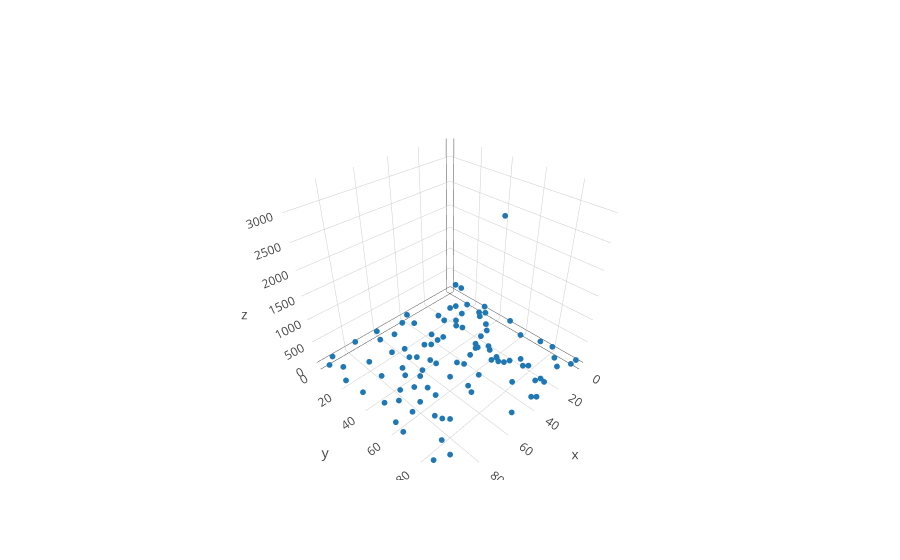

Source (notebook cell):
### Markdown cell above
Here, we take a sample of 25 percent of the above grid to "observe"

### Code cell
X_part, y_part = sim.rand_partial_grid(X, y, 0.25)
X_full, y_full, obs_idx, imag_idx = sim.fill_grid(X_part, y_part)

color = np.zeros(X_full.shape[0])
color[obs_idx] = 1.0
trace_partial_obs = go.Scatter3d(x = X_full[obs_idx, 0], y = X_full[obs_idx, 1],
                                 z= y[obs_idx], mode = 'markers', marker=dict(size = 2))
iplot([trace_partial_obs])

### Figure 1 — Plotly figure (JSON) as saved in the notebook; plotly's stock layout.template omitted (floating-point values rounded to 4 significant figures)
{"data": [{"marker": {"size": 2}, "mode": "markers", "type": "scatter3d", "x": [0, 0, 0, 0, 0, 0, 5, 5, 5, 5, 5, 5, 10, 10, 10, 10, 10, 15, 15, 20, 20, 25, 25, 25, 25, 25, 25, 25, 30, 30, 30, 30, 30, 30, 30, 30, 35, 35, 35, 40, 40, 40, 40, 40, 40, 45, 45, 45, 45, 50, 50, 50, 50, 50, 50, 50, 50, 55, 55, 55, 55, 60, 60, 60, 60, 60, 60, 65, 65, 65, 65, 65, 70, 70, 75, 75, 75, 75, 75, 80, 80, 80, 80, 80, 80, 80, 80, 85, 85, 90, 90, 90, 90, 90, 95, 95, 95, 95, 95, 95], "y": [5, 10, 30, 50, 80, 95, 20, 30, 35, 75, 85, 95, 15, 35, 40, 65, 90, 25, 45, 25, 45, 15, 20, 30, 35, 55, 70, 90, 50, 60, 65, 70, 80, 85, 90, 95, 70, 85, 95, 10, 25, 30, 55, 60, 95, 5, 10, 30, 75, 30, 45, 50, 55, 60, 70, 80, 90, 10, 40, 70, 95, 0, 25, 35, 50, 60, 85, 10, 20, 35, 45, 80, 35, 60, 0, 50, 55, 60, 75, 20, 30, 45, 50, 60, 70, 75, 90, 50, 60, 0, 10, 45, 85, 90, 5, 20, 35, 60, 65, 85], "z": [228, 227, 90, 98, 56, 63, 52, 33, 116, 191, 3, 83, 12, 118, 13, 245, 18, 94, 49, 10, 6, 41, 13, 73, 125, 75, 49, 87, 25, 199, 123, 127, 438, 397, 167, 260, 263, 514, 32, 38, 52, 14, 191, 483, 167, 46, 348, 8, 3246, 110, 618, 1350, 236, 319, 302, 944, 643, 55, 62, 11, 214, 28, 116, 135, 333, 256, 1228, 130, 29, 250, 170, 1544, 103, 73, 72, 136, 521, 382, 58, 135, 27, 65, 539, 183, 136, 217, 1335, 75, 85, 36, 8, 21, 336, 163, 57, 41, 142, 130, 51, 31]}], "layout": {}}
